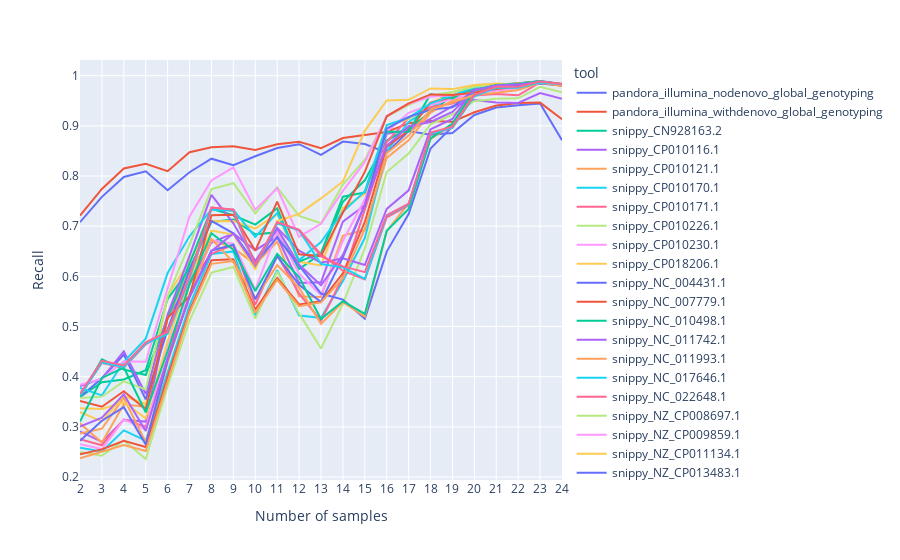

Here is the notebook cell this chart was saved with:
### Code cell
fig = px.line(recall_per_number_of_samples_df, x="NB_OF_SAMPLES", y="recall", color='tool')
fig.update_layout(
    xaxis = dict(
        tickmode = 'linear',
        tick0 = 2,
        dtick = 1
    ),
    yaxis_title="Recall",
    xaxis_title="Number of samples",
)

### Figure 1 — Plotly figure (JSON) as saved in the notebook; plotly's stock layout.template omitted (floating-point values rounded to 4 significant figures)
{"data": [{"hoverlabel": {"namelength": 0}, "hovertemplate": "tool=pandora_illumina_nodenovo_global_genotyping<br>NB_OF_SAMPLES=%{x}<br>recall=%{y}", "legendgroup": "pandora_illumina_nodenovo_global_genotyping", "line": {"color": "#636efa", "dash": "solid"}, "mode": "lines", "name": "pandora_illumina_nodenovo_global_genotyping", "showlegend": true, "type": "scatter", "x": [2, 3, 4, 5, 6, 7, 8, 9, 10, 11, 12, 13, 14, 15, 16, 17, 18, 19, 20, 21, 22, 23, 24], "xaxis": "x", "y": [0.708, 0.7584, 0.7981, 0.8095, 0.7718, 0.8075, 0.8345, 0.8215, 0.8394, 0.8558, 0.8634, 0.8423, 0.8686, 0.8637, 0.8465, 0.8894, 0.8825, 0.8857, 0.9217, 0.9366, 0.9411, 0.9445, 0.8714], "yaxis": "y"}, {"hoverlabel": {"namelength": 0}, "hovertemplate": "tool=pandora_illumina_withdenovo_global_genotyping<br>NB_OF_SAMPLES=%{x}<br>recall=%{y}", "legendgroup": "pandora_illumina_withdenovo_global_genotyping", "line": {"color": "#EF553B", "dash": "solid"}, "mode": "lines", "name": "pandora_illumina_withdenovo_global_genotyping", "showlegend": true, "type": "scatter", "x": [2, 3, 4, 5, 6, 7, 8, 9, 10, 11, 12, 13, 14, 15, 16, 17, 18, 19, 20, 21, 22, 23, 24], "xaxis": "x", "y": [0.7211, 0.7742, 0.8149, 0.8242, 0.8095, 0.8474, 0.8575, 0.8592, 0.8518, 0.8633, 0.868, 0.8553, 0.8756, 0.8814, 0.8877, 0.9053, 0.9096, 0.908, 0.9271, 0.9407, 0.9454, 0.9463, 0.913], "yaxis": "y"}, {"hoverlabel": {"namelength": 0}, "hovertemplate": "tool=snippy_CN928163.2<br>NB_OF_SAMPLES=%{x}<br>recall=%{y}", "legendgroup": "snippy_CN928163.2", "line": {"color": "#00cc96", "dash": "solid"}, "mode": "lines", "name": "snippy_CN928163.2", "showlegend": true, "type": "scatter", "x": [2, 3, 4, 5, 6, 7, 8, 9, 10, 11, 12, 13, 14, 15, 16, 17, 18, 19, 20, 21, 22, 23, 24], "xaxis": "x", "y": [0.3596, 0.3889, 0.3945, 0.4129, 0.5551, 0.6152, 0.7083, 0.7133, 0.684, 0.6876, 0.6146, 0.6454, 0.7486, 0.7915, 0.8707, 0.8952, 0.9271, 0.96, 0.9725, 0.9797, 0.9846, 0.9883, 0.9815], "yaxis": "y"}, {"hoverlabel": {"namelength": 0}, "hovertemplate": "tool=snippy_CP010116.1<br>NB_OF_SAMPLES=%{x}<br>recall=%{y}", "legendgroup": "snippy_CP010116.1", "line": {"color": "#ab63fa", "dash": "solid"}, "mode": "lines", "name": "snippy_CP010116.1", "showlegend": true, "type": "scatter", "x": [2, 3, 4, 5, 6, 7, 8, 9, 10, 11, 12, 13, 14, 15, 16, 17, 18, 19, 20, 21, 22, 23, 24], "xaxis": "x", "y": [0.2908, 0.2701, 0.3135, 0.3105, 0.5184, 0.586, 0.6672, 0.6856, 0.6521, 0.6789, 0.5869, 0.5882, 0.7088, 0.7418, 0.8843, 0.8914, 0.9138, 0.9391, 0.9516, 0.9464, 0.9456, 0.9652, 0.954], "yaxis": "y"}, {"hoverlabel": {"namelength": 0}, "hovertemplate": "tool=snippy_CP010121.1<br>NB_OF_SAMPLES=%{x}<br>recall=%{y}", "legendgroup": "snippy_CP010121.1", "line": {"color": "#FFA15A", "dash": "solid"}, "mode": "lines", "name": "snippy_CP010121.1", "showlegend": true, "type": "scatter", "x": [2, 3, 4, 5, 6, 7, 8, 9, 10, 11, 12, 13, 14, 15, 16, 17, 18, 19, 20, 21, 22, 23, 24], "xaxis": "x", "y": [0.307, 0.2686, 0.3449, 0.3396, 0.5159, 0.6123, 0.6721, 0.6566, 0.6239, 0.6691, 0.5601, 0.5588, 0.6814, 0.6927, 0.8361, 0.871, 0.9263, 0.9503, 0.9672, 0.9733, 0.9832, 0.9879, 0.9816], "yaxis": "y"}, {"hoverlabel": {"namelength": 0}, "hovertemplate": "tool=snippy_CP010170.1<br>NB_OF_SAMPLES=%{x}<br>recall=%{y}", "legendgroup": "snippy_CP010170.1", "line": {"color": "#19d3f3", "dash": "solid"}, "mode": "lines", "name": "snippy_CP010170.1", "showlegend": true, "type": "scatter", "x": [2, 3, 4, 5, 6, 7, 8, 9, 10, 11, 12, 13, 14, 15, 16, 17, 18, 19, 20, 21, 22, 23, 24], "xaxis": "x", "y": [0.2585, 0.251, 0.2931, 0.2725, 0.4087, 0.5422, 0.6445, 0.6497, 0.5219, 0.6125, 0.5219, 0.5173, 0.5908, 0.6763, 0.8495, 0.9077, 0.9357, 0.9603, 0.9753, 0.9772, 0.9826, 0.9876, 0.9815], "yaxis": "y"}, {"hoverlabel": {"namelength": 0}, "hovertemplate": "tool=snippy_CP010171.1<br>NB_OF_SAMPLES=%{x}<br>recall=%{y}", "legendgroup": "snippy_CP010171.1", "line": {"color": "#FF6692", "dash": "solid"}, "mode": "lines", "name": "snippy_CP010171.1", "showlegend": true, "type": "scatter", "x": [2, 3, 4, 5, 6, 7, 8, 9, 10, 11, 12, 13, 14, 15, 16, 17, 18, 19, 20, 21, 22, 23, 24], "xaxis": "x", "y": [0.2753, 0.2633, 0.3149, 0.3004, 0.4374, 0.5865, 0.6448, 0.663, 0.5434, 0.6425, 0.5662, 0.5114, 0.5985, 0.7349, 0.8675, 0.9153, 0.9373, 0.9446, 0.9605, 0.9635, 0.9609, 0.9864, 0.9814], "yaxis": "y"}, {"hoverlabel": {"namelength": 0}, "hovertemplate": "tool=snippy_CP010226.1<br>NB_OF_SAMPLES=%{x}<br>recall=%{y}", "legendgroup": "snippy_CP010226.1", "line": {"color": "#B6E880", "dash": "solid"}, "mode": "lines", "name": "snippy_CP010226.1", "showlegend": true, "type": "scatter", "x": [2, 3, 4, 5, 6, 7, 8, 9, 10, 11, 12, 13, 14, 15, 16, 17, 18, 19, 20, 21, 22, 23, 24], "xaxis": "x", "y": [0.25, 0.2427, 0.2728, 0.2359, 0.3806, 0.5118, 0.6075, 0.6187, 0.5158, 0.6096, 0.5262, 0.4563, 0.5452, 0.6553, 0.8081, 0.8448, 0.9028, 0.9223, 0.949, 0.9541, 0.9549, 0.9777, 0.9667], "yaxis": "y"}, {"hoverlabel": {"namelength": 0}, "hovertemplate": "tool=snippy_CP010230.1<br>NB_OF_SAMPLES=%{x}<br>recall=%{y}", "legendgroup": "snippy_CP010230.1", "line": {"color": "#FF97FF", "dash": "solid"}, "mode": "lines", "name": "snippy_CP010230.1", "showlegend": true, "type": "scatter", "x": [2, 3, 4, 5, 6, 7, 8, 9, 10, 11, 12, 13, 14, 15, 16, 17, 18, 19, 20, 21, 22, 23, 24], "xaxis": "x", "y": [0.2652, 0.2558, 0.3148, 0.2945, 0.4656, 0.5645, 0.672, 0.665, 0.5731, 0.6894, 0.6051, 0.563, 0.6709, 0.7536, 0.8881, 0.9258, 0.9421, 0.9541, 0.9652, 0.9754, 0.9796, 0.9867, 0.9812], "yaxis": "y"}, {"hoverlabel": {"namelength": 0}, "hovertemplate": "tool=snippy_CP018206.1<br>NB_OF_SAMPLES=%{x}<br>recall=%{y}", "legendgroup": "snippy_CP018206.1", "line": {"color": "#FECB52", "dash": "solid"}, "mode": "lines", "name": "snippy_CP018206.1", "showlegend": true, "type": "scatter", "x": [2, 3, 4, 5, 6, 7, 8, 9, 10, 11, 12, 13, 14, 15, 16, 17, 18, 19, 20, 21, 22, 23, 24], "xaxis": "x", "y": [0.3291, 0.3108, 0.3616, 0.3454, 0.5613, 0.6313, 0.7097, 0.7103, 0.6952, 0.7241, 0.6291, 0.6217, 0.7364, 0.7643, 0.9012, 0.9136, 0.9454, 0.9662, 0.98, 0.982, 0.9835, 0.9877, 0.9814], "yaxis": "y"}, {"hoverlabel": {"namelength": 0}, "hovertemplate": "tool=snippy_NC_004431.1<br>NB_OF_SAMPLES=%{x}<br>recall=%{y}", "legendgroup": "snippy_NC_004431.1", "line": {"color": "#636efa", "dash": "solid"}, "mode": "lines", "name": "snippy_NC_004431.1", "showlegend": true, "type": "scatter", "x": [2, 3, 4, 5, 6, 7, 8, 9, 10, 11, 12, 13, 14, 15, 16, 17, 18, 19, 20, 21, 22, 23, 24], "xaxis": "x", "y": [0.3596, 0.3971, 0.4443, 0.3548, 0.4944, 0.6126, 0.7107, 0.6859, 0.6257, 0.6777, 0.6218, 0.5656, 0.5538, 0.5157, 0.6494, 0.7243, 0.8549, 0.8983, 0.966, 0.9817, 0.9845, 0.9894, 0.9835], "yaxis": "y"}, {"hoverlabel": {"namelength": 0}, "hovertemplate": "tool=snippy_NC_007779.1<br>NB_OF_SAMPLES=%{x}<br>recall=%{y}", "legendgroup": "snippy_NC_007779.1", "line": {"color": "#EF553B", "dash": "solid"}, "mode": "lines", "name": "snippy_NC_007779.1", "showlegend": true, "type": "scatter", "x": [2, 3, 4, 5, 6, 7, 8, 9, 10, 11, 12, 13, 14, 15, 16, 17, 18, 19, 20, 21, 22, 23, 24], "xaxis": "x", "y": [0.2454, 0.2552, 0.2721, 0.26, 0.3985, 0.5318, 0.6323, 0.6339, 0.534, 0.5971, 0.5441, 0.5503, 0.6061, 0.7083, 0.8584, 0.8908, 0.9462, 0.9574, 0.9751, 0.9788, 0.9789, 0.987, 0.9797], "yaxis": "y"}, {"hoverlabel": {"namelength": 0}, "hovertemplate": "tool=snippy_NC_010498.1<br>NB_OF_SAMPLES=%{x}<br>recall=%{y}", "legendgroup": "snippy_NC_010498.1", "line": {"color": "#00cc96", "dash": "solid"}, "mode": "lines", "name": "snippy_NC_010498.1", "showlegend": true, "type": "scatter", "x": [2, 3, 4, 5, 6, 7, 8, 9, 10, 11, 12, 13, 14, 15, 16, 17, 18, 19, 20, 21, 22, 23, 24], "xaxis": "x", "y": [0.3591, 0.4347, 0.4142, 0.4034, 0.5166, 0.6254, 0.7346, 0.7218, 0.7031, 0.7355, 0.6296, 0.6463, 0.7587, 0.7673, 0.8881, 0.8884, 0.9631, 0.9544, 0.9777, 0.9806, 0.9839, 0.9884, 0.9799], "yaxis": "y"}, {"hoverlabel": {"namelength": 0}, "hovertemplate": "tool=snippy_NC_011742.1<br>NB_OF_SAMPLES=%{x}<br>recall=%{y}", "legendgroup": "snippy_NC_011742.1", "line": {"color": "#ab63fa", "dash": "solid"}, "mode": "lines", "name": "snippy_NC_011742.1", "showlegend": true, "type": "scatter", "x": [2, 3, 4, 5, 6, 7, 8, 9, 10, 11, 12, 13, 14, 15, 16, 17, 18, 19, 20, 21, 22, 23, 24], "xaxis": "x", "y": [0.3815, 0.3961, 0.4506, 0.3655, 0.5237, 0.6408, 0.7625, 0.7058, 0.6307, 0.6965, 0.6511, 0.627, 0.6362, 0.6226, 0.7344, 0.7714, 0.893, 0.9138, 0.9753, 0.9818, 0.9831, 0.9884, 0.9829], "yaxis": "y"}, {"hoverlabel": {"namelength": 0}, "hovertemplate": "tool=snippy_NC_011993.1<br>NB_OF_SAMPLES=%{x}<br>recall=%{y}", "legendgroup": "snippy_NC_011993.1", "line": {"color": "#FFA15A", "dash": "solid"}, "mode": "lines", "name": "snippy_NC_011993.1", "showlegend": true, "type": "scatter", "x": [2, 3, 4, 5, 6, 7, 8, 9, 10, 11, 12, 13, 14, 15, 16, 17, 18, 19, 20, 21, 22, 23, 24], "xaxis": "x", "y": [0.2867, 0.2963, 0.3575, 0.2691, 0.4278, 0.5634, 0.6743, 0.628, 0.5568, 0.6225, 0.5775, 0.5051, 0.5488, 0.5197, 0.6899, 0.7456, 0.8734, 0.9026, 0.9686, 0.982, 0.9849, 0.9886, 0.9832], "yaxis": "y"}, {"hoverlabel": {"namelength": 0}, "hovertemplate": "tool=snippy_NC_017646.1<br>NB_OF_SAMPLES=%{x}<br>recall=%{y}", "legendgroup": "snippy_NC_017646.1", "line": {"color": "#19d3f3", "dash": "solid"}, "mode": "lines", "name": "snippy_NC_017646.1", "showlegend": true, "type": "scatter", "x": [2, 3, 4, 5, 6, 7, 8, 9, 10, 11, 12, 13, 14, 15, 16, 17, 18, 19, 20, 21, 22, 23, 24], "xaxis": "x", "y": [0.3774, 0.3627, 0.4297, 0.4758, 0.6068, 0.68, 0.7332, 0.7326, 0.6784, 0.7264, 0.6323, 0.6684, 0.7286, 0.7698, 0.9016, 0.9161, 0.9449, 0.9611, 0.9764, 0.9812, 0.9825, 0.9866, 0.9813], "yaxis": "y"}, {"hoverlabel": {"namelength": 0}, "hovertemplate": "tool=snippy_NC_022648.1<br>NB_OF_SAMPLES=%{x}<br>recall=%{y}", "legendgroup": "snippy_NC_022648.1", "line": {"color": "#FF6692", "dash": "solid"}, "mode": "lines", "name": "snippy_NC_022648.1", "showlegend": true, "type": "scatter", "x": [2, 3, 4, 5, 6, 7, 8, 9, 10, 11, 12, 13, 14, 15, 16, 17, 18, 19, 20, 21, 22, 23, 24], "xaxis": "x", "y": [0.363, 0.4273, 0.4179, 0.4645, 0.4908, 0.5909, 0.7369, 0.7328, 0.6215, 0.7068, 0.6926, 0.6437, 0.6112, 0.5937, 0.7178, 0.7418, 0.8832, 0.8961, 0.9615, 0.9778, 0.9777, 0.9884, 0.9832], "yaxis": "y"}, {"hoverlabel": {"namelength": 0}, "hovertemplate": "tool=snippy_NZ_CP008697.1<br>NB_OF_SAMPLES=%{x}<br>recall=%{y}", "legendgroup": "snippy_NZ_CP008697.1", "line": {"color": "#B6E880", "dash": "solid"}, "mode": "lines", "name": "snippy_NZ_CP008697.1", "showlegend": true, "type": "scatter", "x": [2, 3, 4, 5, 6, 7, 8, 9, 10, 11, 12, 13, 14, 15, 16, 17, 18, 19, 20, 21, 22, 23, 24], "xaxis": "x", "y": [0.3575, 0.3602, 0.3906, 0.3747, 0.5606, 0.6637, 0.774, 0.7856, 0.7255, 0.7773, 0.7206, 0.7059, 0.7827, 0.8326, 0.9183, 0.9413, 0.9606, 0.9673, 0.9777, 0.982, 0.9832, 0.9876, 0.9819], "yaxis": "y"}, {"hoverlabel": {"namelength": 0}, "hovertemplate": "tool=snippy_NZ_CP009859.1<br>NB_OF_SAMPLES=%{x}<br>recall=%{y}", "legendgroup": "snippy_NZ_CP009859.1", "line": {"color": "#FF97FF", "dash": "solid"}, "mode": "lines", "name": "snippy_NZ_CP009859.1", "showlegend": true, "type": "scatter", "x": [2, 3, 4, 5, 6, 7, 8, 9, 10, 11, 12, 13, 14, 15, 16, 17, 18, 19, 20, 21, 22, 23, 24], "xaxis": "x", "y": [0.3841, 0.3955, 0.431, 0.4296, 0.576, 0.7195, 0.7912, 0.8174, 0.7329, 0.7756, 0.6787, 0.7048, 0.7704, 0.8281, 0.9191, 0.9437, 0.9579, 0.9608, 0.9656, 0.97, 0.975, 0.9867, 0.9812], "yaxis": "y"}, {"hoverlabel": {"namelength": 0}, "hovertemplate": "tool=snippy_NZ_CP011134.1<br>NB_OF_SAMPLES=%{x}<br>recall=%{y}", "legendgroup": "snippy_NZ_CP011134.1", "line": {"color": "#FECB52", "dash": "solid"}, "mode": "lines", "name": "snippy_NZ_CP011134.1", "showlegend": true, "type": "scatter", "x": [2, 3, 4, 5, 6, 7, 8, 9, 10, 11, 12, 13, 14, 15, 16, 17, 18, 19, 20, 21, 22, 23, 24], "xaxis": "x", "y": [0.3372, 0.3358, 0.3488, 0.317, 0.4711, 0.5956, 0.6913, 0.6833, 0.6139, 0.7101, 0.7245, 0.7553, 0.7892, 0.89, 0.9506, 0.9519, 0.9745, 0.9732, 0.9813, 0.9845, 0.9817, 0.9852, 0.9795], "yaxis": "y"}, {"hoverlabel": {"namelength": 0}, "hovertemplate": "tool=snippy_NZ_CP013483.1<br>NB_OF_SAMPLES=%{x}<br>recall=%{y}", "legendgroup": "snippy_NZ_CP013483.1", "line": {"color": "#636efa", "dash": "solid"}, "mode": "lines", "name": "snippy_NZ_CP013483.1", "showlegend": true, "type": "scatter", "x": [2, 3, 4, 5, 6, 7, 8, 9, 10, 11, 12, 13, 14, 15, 16, 17, 18, 19, 20, 21, 22, 23, 24], "xaxis": "x", "y": [0.2724, 0.3122, 0.3392, 0.2648, 0.4333, 0.5596, 0.6516, 0.6631, 0.5542, 0.6401, 0.5832, 0.5489, 0.6382, 0.7423, 0.8945, 0.918, 0.9323, 0.9369, 0.9709, 0.9811, 0.9803, 0.9845, 0.9803], "yaxis": "y"}, {"hoverlabel": {"namelength": 0}, "hovertemplate": "tool=snippy_NZ_CP015228.1<br>NB_OF_SAMPLES=%{x}<br>recall=%{y}", "legendgroup": "snippy_NZ_CP015228.1", "line": {"color": "#EF553B", "dash": "solid"}, "mode": "lines", "name": "snippy_NZ_CP015228.1", "showlegend": true, "type": "scatter", "x": [2, 3, 4, 5, 6, 7, 8, 9, 10, 11, 12, 13, 14, 15, 16, 17, 18, 19, 20, 21, 22, 23, 24], "xaxis": "x", "y": [0.3515, 0.3401, 0.371, 0.3347, 0.5175, 0.5604, 0.722, 0.7227, 0.6514, 0.7488, 0.6439, 0.6404, 0.7273, 0.8082, 0.919, 0.9449, 0.9626, 0.9615, 0.9662, 0.9732, 0.9779, 0.9869, 0.9813], "yaxis": "y"}, {"hoverlabel": {"namelength": 0}, "hovertemplate": "tool=snippy_NZ_CP016007.1<br>NB_OF_SAMPLES=%{x}<br>recall=%{y}", "legendgroup": "snippy_NZ_CP016007.1", "line": {"color": "#00cc96", "dash": "solid"}, "mode": "lines", "name": "snippy_NZ_CP016007.1", "showlegend": true, "type": "scatter", "x": [2, 3, 4, 5, 6, 7, 8, 9, 10, 11, 12, 13, 14, 15, 16, 17, 18, 19, 20, 21, 22, 23, 24], "xaxis": "x", "y": [0.3105, 0.3975, 0.4183, 0.329, 0.4508, 0.5841, 0.6859, 0.6529, 0.5707, 0.6449, 0.5987, 0.5148, 0.5507, 0.5251, 0.6909, 0.7341, 0.875, 0.9045, 0.9704, 0.9812, 0.984, 0.9887, 0.983], "yaxis": "y"}, {"hoverlabel": {"namelength": 0}, "hovertemplate": "tool=snippy_NZ_CP018109.1<br>NB_OF_SAMPLES=%{x}<br>recall=%{y}", "legendgroup": "snippy_NZ_CP018109.1", "line": {"color": "#ab63fa", "dash": "solid"}, "mode": "lines", "name": "snippy_NZ_CP018109.1", "showlegend": true, "type": "scatter", "x": [2, 3, 4, 5, 6, 7, 8, 9, 10, 11, 12, 13, 14, 15, 16, 17, 18, 19, 20, 21, 22, 23, 24], "xaxis": "x", "y": [0.3005, 0.3182, 0.3646, 0.2918, 0.4361, 0.5583, 0.6501, 0.6854, 0.6209, 0.6952, 0.6229, 0.5822, 0.6427, 0.7433, 0.8601, 0.8992, 0.9077, 0.9278, 0.9708, 0.9804, 0.9827, 0.9874, 0.9813], "yaxis": "y"}, {"hoverlabel": {"namelength": 0}, "hovertemplate": "tool=snippy_NZ_LN995446.1<br>NB_OF_SAMPLES=%{x}<br>recall=%{y}", "legendgroup": "snippy_NZ_LN995446.1", "line": {"color": "#FFA15A", "dash": "solid"}, "mode": "lines", "name": "snippy_NZ_LN995446.1", "showlegend": true, "type": "scatter", "x": [2, 3, 4, 5, 6, 7, 8, 9, 10, 11, 12, 13, 14, 15, 16, 17, 18, 19, 20, 21, 22, 23, 24], "xaxis": "x", "y": [0.2373, 0.2498, 0.2639, 0.2519, 0.3899, 0.5274, 0.625, 0.6304, 0.5278, 0.5932, 0.5406, 0.548, 0.5961, 0.694, 0.8452, 0.8804, 0.9322, 0.9461, 0.9613, 0.9659, 0.9716, 0.9859, 0.9797], "yaxis": "y"}, {"hoverlabel": {"namelength": 0}, "hovertemplate": "tool=snippy_NZ_LT632320.1<br>NB_OF_SAMPLES=%{x}<br>recall=%{y}", "legendgroup": "snippy_NZ_LT632320.1", "line": {"color": "#19d3f3", "dash": "solid"}, "mode": "lines", "name": "snippy_NZ_LT632320.1", "showlegend": true, "type": "scatter", "x": [2, 3, 4, 5, 6, 7, 8, 9, 10, 11, 12, 13, 14, 15, 16, 17, 18, 19, 20, 21, 22, 23, 24], "xaxis": "x", "y": [0.3629, 0.4282, 0.4196, 0.4662, 0.4851, 0.5958, 0.734, 0.7301, 0.6215, 0.7052, 0.6916, 0.6246, 0.6179, 0.595, 0.7209, 0.7429, 0.8844, 0.8962, 0.9589, 0.976, 0.9761, 0.9862, 0.9827], "yaxis": "y"}, {"hoverlabel": {"namelength": 0}, "hovertemplate": "tool=snippy_NZ_NG941718.1<br>NB_OF_SAMPLES=%{x}<br>recall=%{y}", "legendgroup": "snippy_NZ_NG941718.1", "line": {"color": "#FF6692", "dash": "solid"}, "mode": "lines", "name": "snippy_NZ_NG941718.1", "showlegend": true, "type": "scatter", "x": [2, 3, 4, 5, 6, 7, 8, 9, 10, 11, 12, 13, 14, 15, 16, 17, 18, 19, 20, 21, 22, 23, 24], "xaxis": "x", "y": [0.366, 0.4318, 0.4224, 0.4686, 0.4893, 0.6002, 0.7372, 0.7328, 0.6226, 0.7076, 0.6927, 0.6402, 0.6198, 0.6084, 0.7219, 0.7447, 0.8863, 0.8985, 0.9616, 0.9779, 0.9778, 0.9884, 0.9833], "yaxis": "y"}], "layout": {"legend": {"title": {"text": "tool"}, "tracegroupgap": 0}, "margin": {"t": 60}, "xaxis": {"anchor": "y", "domain": [0, 1], "dtick": 1, "tick0": 2, "tickmode": "linear", "title": {"text": "Number of samples"}}, "yaxis": {"anchor": "x", "domain": [0, 1], "title": {"text": "Recall"}}}}
